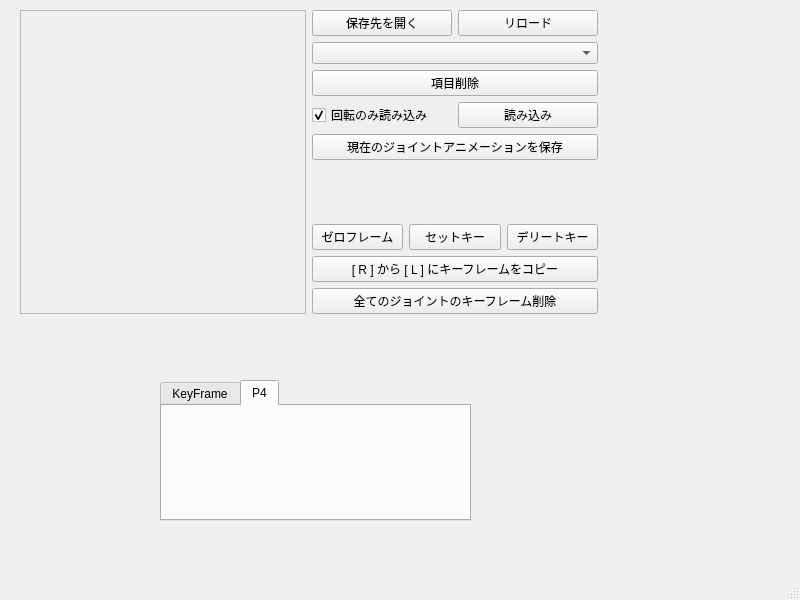
<?xml version="1.0" encoding="UTF-8"?>
<ui version="4.0">
 <class>MainWindow</class>
 <widget class="QMainWindow" name="MainWindow">
  <property name="geometry">
   <rect>
    <x>0</x>
    <y>0</y>
    <width>800</width>
    <height>600</height>
   </rect>
  </property>
  <property name="windowTitle">
   <string>MainWindow</string>
  </property>
  <widget class="QWidget" name="centralwidget">
   <widget class="QWidget" name="layoutWidget">
    <property name="geometry">
     <rect>
      <x>20</x>
      <y>10</y>
      <width>578</width>
      <height>304</height>
     </rect>
    </property>
    <layout class="QHBoxLayout" name="horizontalLayout_4">
     <item>
      <layout class="QGridLayout" name="gridLayout">
       <item row="0" column="0">
        <widget class="QFrame" name="frame">
         <property name="minimumSize">
          <size>
           <width>270</width>
           <height>270</height>
          </size>
         </property>
         <property name="frameShape">
          <enum>QFrame::StyledPanel</enum>
         </property>
         <property name="frameShadow">
          <enum>QFrame::Raised</enum>
         </property>
         <layout class="QHBoxLayout" name="horizontalLayout_2">
          <property name="leftMargin">
           <number>5</number>
          </property>
          <property name="topMargin">
           <number>5</number>
          </property>
          <property name="rightMargin">
           <number>5</number>
          </property>
          <property name="bottomMargin">
           <number>5</number>
          </property>
          <item>
           <widget class="QLabel" name="imageLabel">
            <property name="minimumSize">
             <size>
              <width>256</width>
              <height>256</height>
             </size>
            </property>
            <property name="text">
             <string/>
            </property>
           </widget>
          </item>
         </layout>
        </widget>
       </item>
      </layout>
     </item>
     <item>
      <layout class="QVBoxLayout" name="verticalLayout">
       <item>
        <layout class="QHBoxLayout" name="horizontalLayout">
         <item>
          <widget class="QPushButton" name="openDirectoryButton">
           <property name="text">
            <string>保存先を開く</string>
           </property>
          </widget>
         </item>
         <item>
          <widget class="QPushButton" name="refreshButton">
           <property name="text">
            <string>リロード</string>
           </property>
          </widget>
         </item>
        </layout>
       </item>
       <item>
        <widget class="QComboBox" name="motionListComboBox"/>
       </item>
       <item>
        <widget class="QPushButton" name="removeSelectButton">
         <property name="text">
          <string>項目削除</string>
         </property>
        </widget>
       </item>
       <item>
        <layout class="QHBoxLayout" name="horizontalLayout_3">
         <item>
          <widget class="QCheckBox" name="onlyRotateCheckBox">
           <property name="text">
            <string>回転のみ読み込み</string>
           </property>
           <property name="checked">
            <bool>true</bool>
           </property>
          </widget>
         </item>
         <item>
          <widget class="QPushButton" name="importButton">
           <property name="text">
            <string>読み込み</string>
           </property>
          </widget>
         </item>
        </layout>
       </item>
       <item>
        <widget class="QPushButton" name="saveButton">
         <property name="text">
          <string>現在のジョイントアニメーションを保存</string>
         </property>
        </widget>
       </item>
       <item>
        <spacer name="verticalSpacer">
         <property name="orientation">
          <enum>Qt::Vertical</enum>
         </property>
         <property name="sizeHint" stdset="0">
          <size>
           <width>20</width>
           <height>40</height>
          </size>
         </property>
        </spacer>
       </item>
       <item>
        <widget class="QWidget" name="widget" native="true">
         <layout class="QHBoxLayout" name="horizontalLayout_5">
          <property name="leftMargin">
           <number>0</number>
          </property>
          <property name="topMargin">
           <number>0</number>
          </property>
          <property name="rightMargin">
           <number>0</number>
          </property>
          <property name="bottomMargin">
           <number>0</number>
          </property>
          <item>
           <widget class="QPushButton" name="gotoZeroframeButton">
            <property name="text">
             <string>ゼロフレーム</string>
            </property>
           </widget>
          </item>
          <item>
           <widget class="QPushButton" name="setKeyframeAllButton">
            <property name="text">
             <string>セットキー</string>
            </property>
           </widget>
          </item>
          <item>
           <widget class="QPushButton" name="deleteKeyButton">
            <property name="text">
             <string>デリートキー</string>
            </property>
           </widget>
          </item>
         </layout>
        </widget>
       </item>
       <item>
        <widget class="QPushButton" name="mirrorKeyframeButton">
         <property name="text">
          <string>[ R ] から [ L ] にキーフレームをコピー</string>
         </property>
        </widget>
       </item>
       <item>
        <widget class="QPushButton" name="removeKeyframeButton">
         <property name="text">
          <string>全てのジョイントのキーフレーム削除</string>
         </property>
        </widget>
       </item>
      </layout>
     </item>
    </layout>
   </widget>
   <widget class="QTabWidget" name="tabWidget">
    <property name="geometry">
     <rect>
      <x>160</x>
      <y>380</y>
      <width>311</width>
      <height>141</height>
     </rect>
    </property>
    <property name="currentIndex">
     <number>1</number>
    </property>
    <widget class="QWidget" name="keyFrameTab">
     <attribute name="title">
      <string>KeyFrame</string>
     </attribute>
    </widget>
    <widget class="QWidget" name="P4Tab">
     <attribute name="title">
      <string>P4</string>
     </attribute>
    </widget>
   </widget>
  </widget>
  <widget class="QMenuBar" name="menubar">
   <property name="geometry">
    <rect>
     <x>0</x>
     <y>0</y>
     <width>800</width>
     <height>26</height>
    </rect>
   </property>
  </widget>
  <widget class="QStatusBar" name="statusbar"/>
 </widget>
 <resources/>
 <connections/>
</ui>
